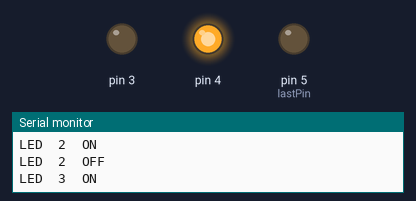
Bench run of a sketch on a simulated Arduino Uno, built with avr-gcc and run on an emulated ATmega328P. Shown: output pins drawn as LEDs (lit = HIGH), the last lines printed to the serial monitor. Pins used as bus, display or sensor lines are not drawn.

Above: at 0.51 s.
At 1.1 s:
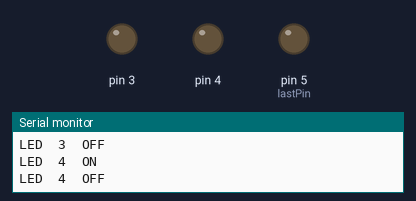
At 1.92 s:
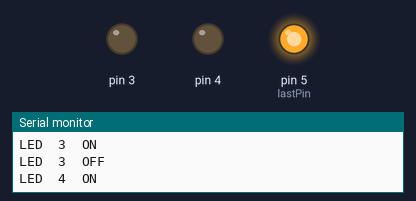
At 2.73 s:
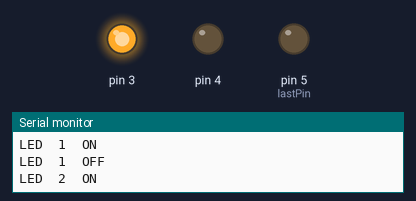
Timing chart, 0 to 3.0 s (numbered marks = the images above):
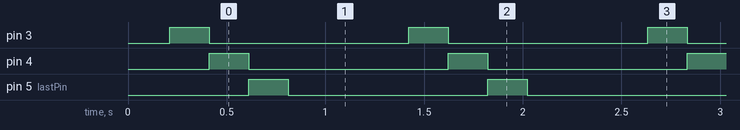

The sketch:

rogram_praktikum_5_LR.ino
```cpp
/*
 * Praktikum 5
 * Aswin Saputra
 * 31 1221 000 6
 * LED SEquence dari KIRI --> kanan
 * LED menyala Bergantian
 */

int myDelay = 200;
int firstPin = 2;
int lastPin = 5;
int ledPin;

void setup()

{
    Serial.begin(9600);
    // * Menginisiasi Pin LED dengan mengunakan for loop
    // * Inisiasi dimulai dari pin 2 sampai 5
    // * Pin 2 -- 5 kiri --> kanan
    for (ledPin = firstPin; ledPin <= lastPin; ledPin++)
    {
        pinMode(ledPin, OUTPUT);
        digitalWrite(ledPin, LOW);
    }
}
void loop()
{
    Serial.println("Memulai Sequence Menyala Dari Kiri -->> kanan secara bergantian");
    for (ledPin = firstPin; ledPin <= lastPin; ledPin++)
    {
        digitalWrite(ledPin, HIGH);
        Serial.print("LED\t");
        Serial.print(ledPin - 1);
        Serial.println("\tON");
        delay(myDelay);
        Serial.print("LED\t");
        Serial.print(ledPin - 1);
        Serial.println("\tOFF");
        digitalWrite(ledPin, LOW);
    }
    delay(myDelay * 2);
}
```

Measured:
- by itself, pin 3, pin 4, pin 5 (lastPin): alternates HIGH for 0.20 s and LOW for 1.0 s
- by itself, everything shown: repeats every 1.2 s, in 4 steps
